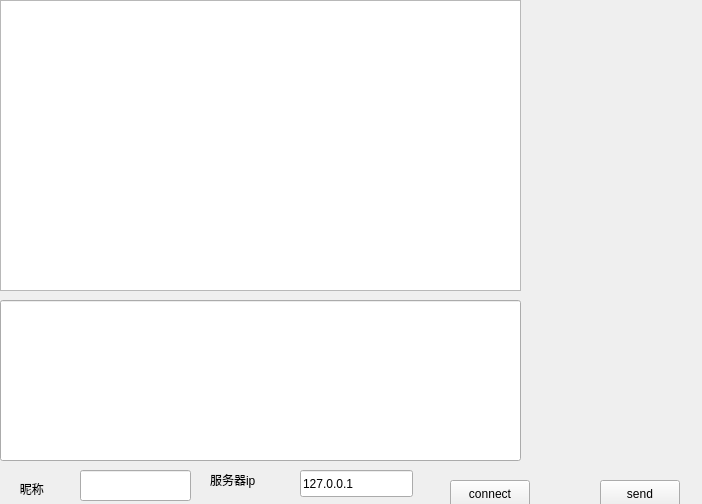
<?xml version="1.0" encoding="UTF-8"?>
<ui version="4.0">
 <class>qt_clientClass</class>
 <widget class="QWidget" name="qt_clientClass">
  <property name="geometry">
   <rect>
    <x>0</x>
    <y>0</y>
    <width>702</width>
    <height>504</height>
   </rect>
  </property>
  <property name="windowTitle">
   <string>qt_client</string>
  </property>
  <widget class="QTextEdit" name="textEdit">
   <property name="enabled">
    <bool>true</bool>
   </property>
   <property name="geometry">
    <rect>
     <x>0</x>
     <y>0</y>
     <width>521</width>
     <height>291</height>
    </rect>
   </property>
   <property name="readOnly">
    <bool>true</bool>
   </property>
  </widget>
  <widget class="QLineEdit" name="lineEdit">
   <property name="geometry">
    <rect>
     <x>0</x>
     <y>300</y>
     <width>521</width>
     <height>161</height>
    </rect>
   </property>
  </widget>
  <widget class="QPushButton" name="pushButton">
   <property name="geometry">
    <rect>
     <x>600</x>
     <y>480</y>
     <width>80</width>
     <height>27</height>
    </rect>
   </property>
   <property name="text">
    <string>send</string>
   </property>
  </widget>
  <widget class="QPushButton" name="pushButton_2">
   <property name="geometry">
    <rect>
     <x>450</x>
     <y>480</y>
     <width>80</width>
     <height>27</height>
    </rect>
   </property>
   <property name="text">
    <string>connect</string>
   </property>
  </widget>
  <widget class="QLineEdit" name="lineEdit_2">
   <property name="geometry">
    <rect>
     <x>300</x>
     <y>470</y>
     <width>113</width>
     <height>27</height>
    </rect>
   </property>
   <property name="text">
    <string>127.0.0.1</string>
   </property>
  </widget>
  <widget class="QLabel" name="label">
   <property name="geometry">
    <rect>
     <x>210</x>
     <y>470</y>
     <width>71</width>
     <height>20</height>
    </rect>
   </property>
   <property name="text">
    <string>服务器ip </string>
   </property>
  </widget>
  <widget class="QLineEdit" name="lineEdit_4">
   <property name="geometry">
    <rect>
     <x>80</x>
     <y>470</y>
     <width>111</width>
     <height>31</height>
    </rect>
   </property>
  </widget>
  <widget class="QLabel" name="label_2">
   <property name="geometry">
    <rect>
     <x>0</x>
     <y>480</y>
     <width>71</width>
     <height>17</height>
    </rect>
   </property>
   <property name="text">
    <string>      昵称</string>
   </property>
  </widget>
 </widget>
 <layoutdefault spacing="6" margin="11"/>
 <resources/>
 <connections/>
</ui>
